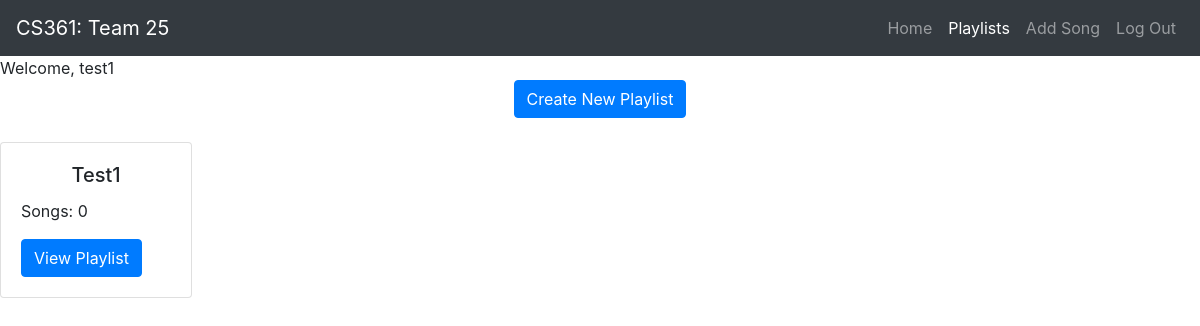
The page /playlist (signed in) on the database its author committed.
### socialPlaylist/models.py (models this page shows, shortened)
class User(UserMixin, db.Model):
    id = db.Column(db.Integer, primary_key=True)
    username = db.Column(db.String(64), index=True, unique=True)
    email = db.Column(db.String(120), index=True, unique=True)
    password_hash = db.Column(db.String(128))

class Playlists(db.Model):
    id = db.Column(db.Integer, primary_key=True)
    username = db.Column(db.String(64), foreign_key=True)
    playlist_name = db.Column(db.String(64), index=True)
    user_id = db.Column(db.Integer, db.ForeignKey('user.id'), nullable=False)  # References 'User' class (note lower case)

### socialPlaylist/routes/routes.py (the view)
@app.route('/playlist', methods =['GET', 'POST'])
@login_required
def playlist():
    form = CreatePlaylistForm()
    if(request.method == 'POST'):
        return add_new_playlist(form)
    return render_template('playlist.html',
        form=form,
        user = current_user.username,
        playlists = get_playlists(),
        songs = get_num_of_songs())

### socialPlaylist/helpers/playlist_helpers.py (called while the page is built)
def get_playlists():
    return Playlists.query.filter_by(username=current_user.username)

def get_songs(playlist_id):
    return Song.query.filter_by(playlist_id=playlist_id, user_id = current_user.id)

def get_num_of_songs():
    song_count = []
    for playlist in get_playlists():
        song_count.append(get_songs(playlist.id).count())
    return song_count

### socialPlaylist/models.py (called while the page is built)
@login.user_loader
def load_user(id):
    return User.query.get(int(id))

### socialPlaylist/templates/playlist.html (shortened to what this page needs)
{% extends "layout.html" %}
{% block content %}
<div> Welcome, {{ user }}</div>
<div class="text-center">
    <a href="" class="btn btn-primary btn-rounded mb-4" data-toggle="modal" data-target="#modalRegisterForm">
    Create New Playlist</a>
</div>
<div id="playlists">
    {% for playlist in playlists %}
    <div class="card" style="width: 12rem;">
        <div class="card-body">
          <h5 class="card-title text-center">{{playlist.playlist_name}}</h5>
          <p class="card-text">Songs: {{songs[loop.index - 1]}}</p>
          <a href= "/playlist/{{playlist.id}}" class="btn btn-primary" id="{{playlist.id}}">View Playlist</a>
        </div>
      </div>
    {% endfor %}
</div>
{% endblock %}

### socialPlaylist/static/css/main.css (style rules this page uses)
body { margin: 0; width: 100vw; height: 100vh; }

### rows shown on the page
User: username "test1"
Playlists: playlist_name "Test1", songs "0"
